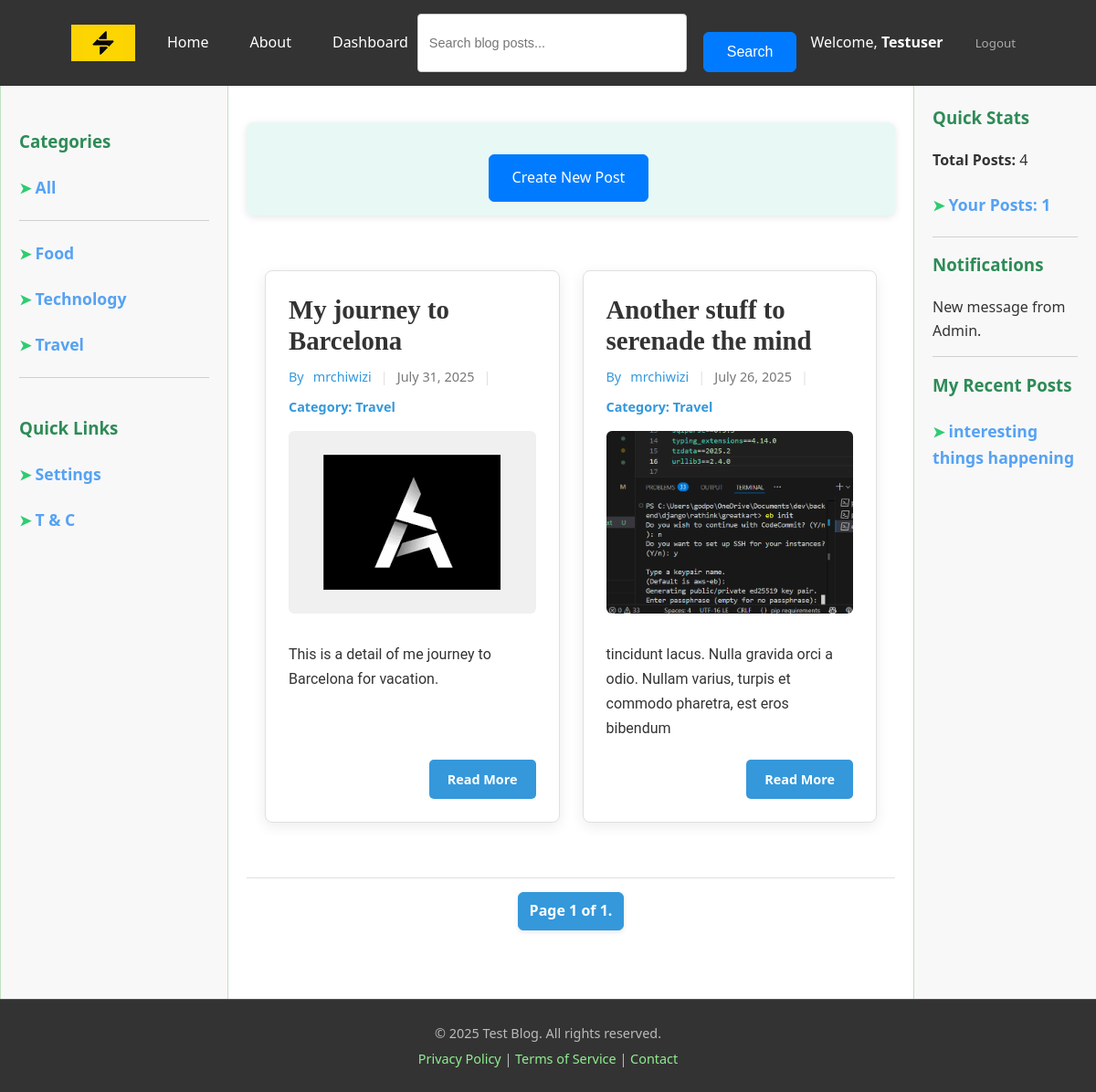
Page /category/travel/ (signed in) on the earlier database version.
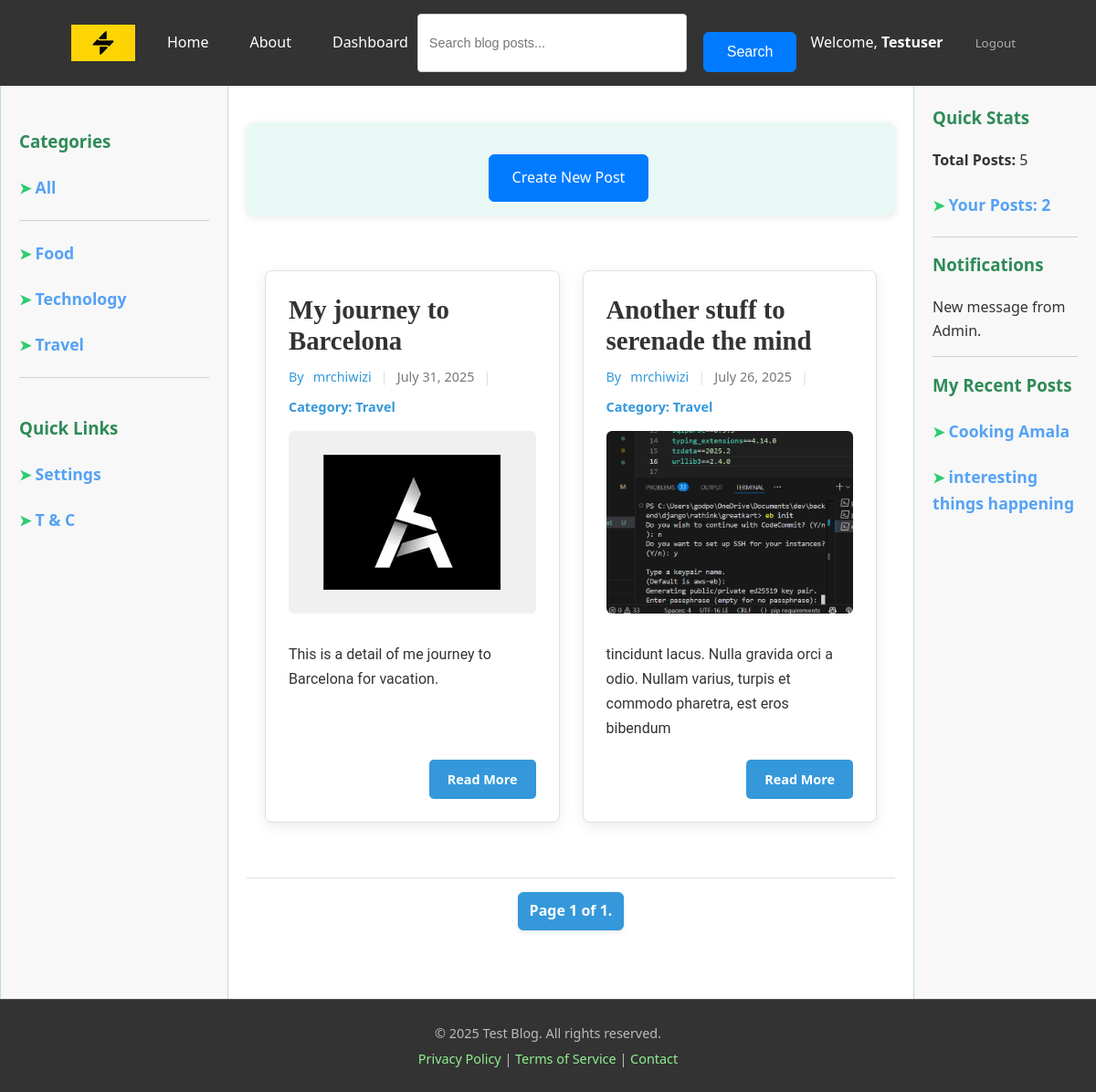
Same page on the later database version.
### blog/models.py (models this page shows, shortened)
class Category(models.Model):
    name = models.CharField(max_length=100, unique=True)
    slug = models.SlugField(max_length=100, unique=True, help_text="A URL-friendly short label.")
    description = models.TextField(blank=True, null=True)
    class Meta:
        verbose_name_plural = "Categories"
        ordering = ['name']

class Post(models.Model):
    STATUS_CHOICES = (
        ('draft', 'Draft'),
        ('published', 'Published'),
    )
    title = models.CharField(max_length=250)
    slug = models.SlugField(max_length=250, unique_for_date='publish_date', help_text="A URL-friendly short label derived from the title, unique per publish date.")
    author = models.ForeignKey(User, on_delete=models.CASCADE, related_name='blog_posts')
    content = models.TextField()
    summary = models.TextField(max_length=1000, blank=True, help_text="A short summary of the post (max 500 characters).")
    thumbnail = models.ImageField(
        upload_to='blog/thumbnails/%Y/%m/%d/', blank=True,null=True, help_text="Thumbnail image for the blog post listing.")
    publish_date = models.DateTimeField(default=timezone.now)
    created_at = models.DateTimeField(auto_now_add=True)
    updated_at = models.DateTimeField(auto_now=True)
    status = models.CharField(
        max_length=10,
        choices=STATUS_CHOICES,
        default='published'
    )
    category = models.ForeignKey(Category, on_delete=models.SET_NULL, blank=True, null=True, related_name='posts'
    )
    objects = PostManager()
    class Meta:
        ordering = ['-publish_date']
        indexes = [
            models.Index(fields=['publish_date', 'slug']),
        ]
    def get_absolute_url(self):
        return reverse('blog:post_detail',
                       args=[self.publish_date.year, self.publish_date.strftime('%m'), self.publish_date.strftime('%d'), self.slug])

### accounts/models.py (models this page shows, shortened)
class Account(AbstractBaseUser, PermissionsMixin):
    email = models.EmailField("email address", unique=True)
    user_name = models.CharField(max_length=150, unique=True)
    first_name = models.CharField(max_length=150, blank=True)
    last_name = models.CharField(max_length=150, blank=True)
    date_joined = models.DateTimeField(default=timezone.now)
    last_login = models.DateTimeField(auto_now=True)
    about = models.TextField(max_length=500, blank=True)
    is_staff = models.BooleanField(default=False)
    is_active = models.BooleanField(default=False)
    objects = AccountManager()
    USERNAME_FIELD = "email"
    REQUIRED_FIELDS = ["user_name",]
    def __str__(self):
        return self.user_name

### blog/views.py (the view, shortened to what this page needs)
# urls.py: path("category/<slug:category>/", home, name="categories"),
def home(request, category=None):
    posts = None
    if category is not None:
        posts = Post.objects.filter(category__slug=category, status="published")
        paginator = Paginator(posts, 2)
        page_number = request.GET.get("page")
        try:
            page_obj = paginator.page(page_number)
        except PageNotAnInteger:
            page_obj = paginator.page(1)
        except EmptyPage:
            page_obj = paginator.page(paginator.num_pages)
    user_posts = None
    if request.user.is_authenticated:
        user_posts = Post.objects.filter(author=request.user).count()
    context = {"page_obj": page_obj, "user_posts": user_posts}
    return render(request, "blog/home.html", context)

### blog/context_processors.py (called while the page is built)
def posts_count(request):
    categories = Category.objects.all()
    posts_count = Post.objects.published().count()
    return {
        "posts_count": posts_count, "categories":categories
    }

### blog/models.py (called while the page is built)
    def published(self):
        return self.filter(status="published")

### templates/blog/home.html (shortened to what this page needs)
{% extends 'base.html' %}
{% block content %}
{% if user.is_authenticated %}
    <div class="create-button-wrapper">
        <a href="{% url 'blog:create' %}" class="button button-primary create-new-post-btn">Create New Post</a>
    </div>
{% endif %}
<section class="blog-posts-section">
    {% for post in page_obj %}
    <article class="post-card">
        <h2 class="post-title">
            <a href="{% url 'blog:post_detail' post.publish_date.year post.publish_date.month post.publish_date.day post.slug %}">
                {{ post.title | capfirst }}
        </h2>
        <div class="post-meta">
            <span class="post-author">By <a href="#" class="author-link"> {{ post.author }}</a></span>
            <span class="separator">|</span>
            <time class="post-date" datetime="{{ post.publish_date|date:'Y-m-d' }}">{{ post.publish_date|date:"F d, Y" }}</time>
            <span class="separator">|</span>
            <span class="post-category">Category: <a href="{% url 'blog:categories' post.category.slug %}">{{ post.category.name | capfirst }}</a></span>
        </div>
        {% if post.thumbnail %}
            <div class="post-thumbnail-container">
                <a href="{{ post.get_absolute_url }}"><img src="{{ post.thumbnail.url }}" alt="{{ post.title }}" class="post-thumbnail"></a>
            </div>
        {% endif %}
        <p class="post-summary">{{ post.summary }}</p>
        <div class="post-actions">
            <a href="{{ post.get_absolute_url }}" class="read-more-btn">Read More</a>
        </div>
    </article>
    {% empty %}
    <p class="no-posts-message">No blog posts published yet.</p>
    {% endfor %}
</section>
<div class="pagination">
        <span class="step-links">
            <span class="current">
                Page {{ page_obj.number }} of {{ page_obj.paginator.num_pages }}.
            </span>
        </span>
    </div>
{% endblock content %}

### templates/base.html (shortened to what the changed rows need)
{% load static %}
<!DOCTYPE html>
<html lang="en">
<head>
    <link rel="stylesheet" href="{% static 'CSS/base.css' %}">
    <link rel="stylesheet" href="{% static 'CSS/home.css' %}">
    <link rel="stylesheet" href="{% static 'CSS/detail_page.css' %}">
    <link rel="stylesheet" href="{% static 'CSS/login_page.css' %}">
    <link rel="stylesheet" href="{% static 'CSS/register.css' %}">
    <link rel="stylesheet" href="{% static 'CSS/change_password.css' %}">
    <link rel="stylesheet" href="{% static 'CSS/password_reset_email_form.css' %}">
    <link rel="stylesheet" href="{% static 'CSS/password_reset_form.css' %}">
    <link rel="stylesheet" href="{% static 'CSS/users_posts.css' %}">
    <link rel="stylesheet" href="{% static 'CSS/edit_profile.css' %}">
    <link rel="stylesheet" href="{% static 'CSS/create.css' %}">
    <link rel="stylesheet" href="{% static 'CSS/post_edit.css' %}">
</head>
<body>
    <aside class="left-sidebar">
        <br>
        <ul>
            {% for category in categories %}
                <li>
                    <h4><span style="color: #2ecc71;">&#10148; </span><a href="{% url 'blog:categories' category.slug %}" style="color: #55a2f4; text-decoration: none; font-weight: bold; font-size: 1.1em;display: inline;" >{{ category.name }}</a></h4>
                </li>
            {% endfor %}
        </ul>
        <br>
    </aside>
    <main class="main-content">
        {% block content %}
        {% endblock content %}
    </main>
    <aside class="right-aside">
        <h3>Quick Stats</h3>
        <p><strong>Total Posts:</strong> {{ posts_count }}</p>
        {% if user.is_authenticated %}
            <h4><span style="color: #2ecc71;">&#10148; </span><a href="{% url 'blog:user_posts' %}" style="color: #55a2f4; text-decoration: none; font-weight: bold; font-size: 1.1em;"><strong>Your Posts:</strong> {{ user_posts }}</a></h4>
        {% endif %}
        <hr style="border: none; border-top: 1px solid #d0d0d0; margin: 15px 0;">
        <h3>Notifications</h3>
        <ul style="list-style: none; padding: 0;">
            <li style="margin-bottom: 8px;">New message from Admin.</li>
            <hr style="border: none; border-top: 1px solid #d0d0d0; margin: 15px 0;">
        </ul>
        {% if user.is_authenticated %}
            <h3>My Recent Posts</h3>
            <ul style="list-style: none; padding: 0;">
                {% with recent_posts=user.blog_posts.all|slice:":3" %}
                    {% for user_post in recent_posts %}
                        <li>
                            <h4><span style="color: #2ecc71;">&#10148; </span><a href="{{ user_post.get_absolute_url}}" style="color: #55a2f4; text-decoration: none; font-weight: bold; font-size: 1.1em;">{{ user_post.title }}</a></h4>
                        </li>
                    {% empty %}
                        <li><h4 style="color: #777;">You haven't made any post.</h4></li>
                    {% endfor %}
                {% endwith %}
            </ul>
            {% else %}
                <div style="margin-bottom: 20px;">
                <a href="#"><img src="{% static 'Images/blog-advert.jpg' %}" alt="advert" width="170px"></a></div>
                <div><a href="#"><img src="{% static 'Images/blog-advert2.jpg' %}" alt="advert" width="170px"></a></div>
        {% endif %}
    </aside>
</body>
</html>

Differences in the rows shown:
added Post: title "Cooking Amala", shown under "My Recent Posts"
Other differences:
{{ posts_count }}: "4" → "5"
{{ user_posts }}: "1" → "2"
